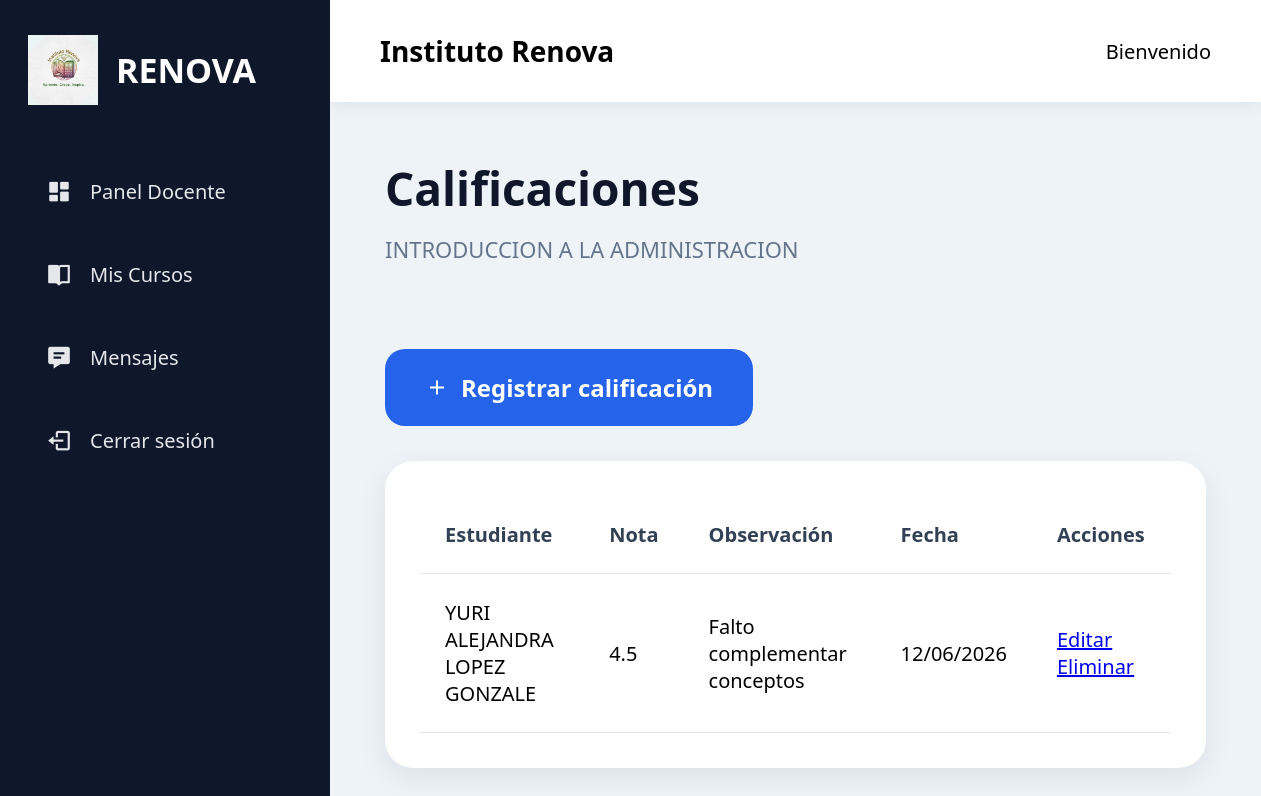
/docente/examen/1/calificaciones (signed in), run on the app's committed database.
### models/examen.py (models this page shows, shortened)
class Examen(db.Model):
    __tablename__ = 'examenes'
    id = db.Column(
        db.Integer,
        primary_key=True
    )
    titulo = db.Column(
        db.String(200),
        nullable=False
    )
    descripcion = db.Column(
        db.Text
    )
    enlace = db.Column(
        db.String(500)
    )
    fecha_inicio = db.Column(
        db.DateTime
    )
    fecha_fin = db.Column(
        db.DateTime
    )
    activo = db.Column(
        db.Boolean,
        default=True
    )
    fecha_creacion = db.Column(
        db.DateTime,
        default=datetime.utcnow
    )
    modulo_id = db.Column(
        db.Integer,
        db.ForeignKey('modulos.id'),
        nullable=False
    )

### models/calificacion.py (models this page shows, shortened)
class Calificacion(db.Model):
    __tablename__ = 'calificaciones'
    id = db.Column(
        db.Integer,
        primary_key=True
    )
    nota = db.Column(
        db.Float,
        nullable=False
    )
    observacion = db.Column(
        db.Text
    )
    fecha_calificacion = db.Column(
        db.DateTime,
        default=datetime.utcnow
    )
    estudiante_id = db.Column(
        db.Integer,
        db.ForeignKey('usuarios.id'),
        nullable=False
    )
    examen_id = db.Column(
        db.Integer,
        db.ForeignKey('examenes.id'),
        nullable=False
    )
    estudiante = db.relationship(
        'Usuario',
        foreign_keys=[estudiante_id]
    )
    examen = db.relationship(
        'Examen',
        foreign_keys=[examen_id]
    )

### models/usuario.py (models this page shows, shortened)
class Usuario(db.Model, UserMixin):
    __tablename__ = 'usuarios'
    id = db.Column(
        db.Integer,
        primary_key=True
    )
    nombre = db.Column(
        db.String(100),
        nullable=False
    )
    apellido = db.Column(
        db.String(100),
        nullable=False
    )
    tipo_documento = db.Column(
        db.String(20)
    )
    numero_documento = db.Column(
        db.String(30),
        unique=True
    )
    correo = db.Column(
        db.String(120),
        unique=True,
        nullable=False
    )
    password = db.Column(
        db.String(255),
        nullable=False
    )
    rol = db.Column(
        db.String(20),
        nullable=False
    )
    foto = db.Column(
        db.String(255)
    )
    activo = db.Column(
        db.Boolean,
        default=True
    )
    fecha_registro = db.Column(
        db.DateTime,
        default=datetime.utcnow
    )

### routes/docente_routes.py (the view)
@docente.route('/examen/<int:examen_id>/calificaciones')
@login_required
def calificaciones(examen_id):
    examen = Examen.query.get_or_404(examen_id)
    calificaciones = Calificacion.query.filter_by(
        examen_id=examen_id
    ).order_by(
        Calificacion.fecha_calificacion.desc()
    ).all()
    return render_template(
        'docente/calificaciones.html',
        examen=examen,
        calificaciones=calificaciones
    )

### app.py (called while the page is built)
@login_manager.user_loader
def load_user(user_id):
    return Usuario.query.get(int(user_id))

### templates/docente/calificaciones.html (shortened to what this page needs)
{% extends 'layout.html' %}
{% block content %}
<div class="page-header">
    <h1>Calificaciones</h1>
    <p>{{ examen.titulo }}</p>
</div>
<div class="actions-bar">
    <a href="{{ url_for('docente.crear_calificacion', examen_id=examen.id) }}" class="btn-primary">
        <i class='bx bx-plus'></i>
        Registrar calificación
    </a>
</div>
<div class="table-card">
    <table>
        <thead>
            <tr>
                <th>Estudiante</th>
                <th>Nota</th>
                <th>Observación</th>
                <th>Fecha</th>
                <th>Acciones</th>
            </tr>
        </thead>
        <tbody>
        {% for calificacion in calificaciones %}
            <tr>
                <td>
                    {{ calificacion.estudiante.nombre }}
                    {{ calificacion.estudiante.apellido }}
                </td>
                <td>{{ calificacion.nota }}</td>
                <td>{{ calificacion.observacion }}</td>
                <td>{{ calificacion.fecha_calificacion.strftime('%d/%m/%Y') }}</td>
                <td>
                    <a href="{{ url_for('docente.editar_calificacion', id=calificacion.id) }}" class="btn-small">
                        Editar
                    </a>
                    <a href="{{ url_for('docente.eliminar_calificacion', id=calificacion.id) }}" class="btn-small">
                        Eliminar
                    </a>
                </td>
            </tr>
        {% else %}
            <tr>
                <td colspan="5" class="empty-table">
                    Este examen aún no tiene calificaciones registradas.
                </td>
            </tr>
        {% endfor %}
        </tbody>
    </table>
</div>
{% endblock %}

### static/css/style.css (style rules this page uses)
* { margin:0; padding:0; box-sizing:border-box; font-family:'Segoe UI', sans-serif; }
body { display:flex; min-height:100vh; background:#eef3f8; font-size:20px; }
.page-header { margin-bottom:45px; }
.page-header h1 { font-size:46px; color:#0f172a; margin-bottom:15px; }
.page-header p { font-size:22px; color:#64748b; }
.actions-bar { margin-bottom:35px; }
.btn-primary { display:inline-flex; align-items:center; gap:12px; background:#2563eb; color:white; padding:20px 32px; border-radius:18px; text-decoration:none; font-size:20px; font-weight:700; }
.table-card { background:white; border-radius:28px; padding:35px; box-shadow:0 10px 30px rgba(15,23,42,.08); }
table { width:100%; border-collapse:collapse; font-size:20px; }
th, td { padding:25px; border-bottom:1px solid #e5e7eb; }
th { color:#334155; text-align:left; }
.btn-primary { margin-top:40px; display:inline-flex; align-items:center; justify-content:center; background:#2563eb; color:white; border:none; padding:22px 40px; border-radius:20px; font-size:24px; font-weight:700; cursor:pointer; transition:.3s; }

### data on the page
Examen: titulo "INTRODUCCION A LA ADMINISTRACION"
Calificacion: estudiante.nombre "YURI ALEJANDRA", estudiante.apellido "LOPEZ GONZALE", nota "4.5", observacion "Falto complementar conceptos", fecha_calificacion "12/06/2026"
